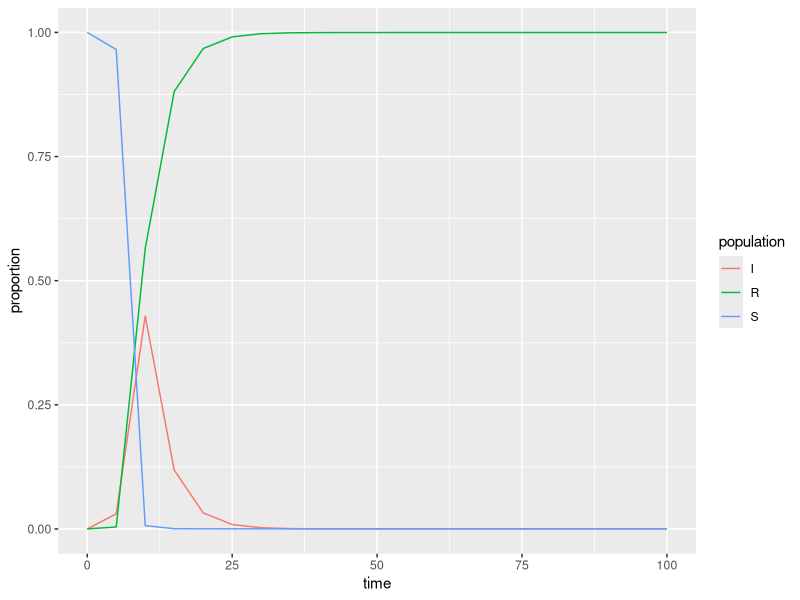

R code for this plot:
## ----setup, include=FALSE---------------------------------------------
knitr::opts_chunk$set(echo = TRUE)
library(tidyverse)
library(deSolve)


## ---------------------------------------------------------------------
### Specify parameters

## Proportion in each compartment: Susceptible 0.999999, Infected 0.000001, Recovered 0 (these are directly from the example linked above)
init <- c(S = 1-1e-6, I = 1e-6, R = 0.0)

## beta: infection parameter; gamma: recovery parameter
parameters <- c(beta = 2.316, gamma = 0.261)

## Time frame
times      <- seq(0, 100, by = 5)


## ---------------------------------------------------------------------
## Build the function with all 
sir <- function(time, init, parameters) {

  with(as.list(c(init, parameters)), {

    dS <- -beta * S * I
    dI <-  beta * S * I - gamma * I
    dR <-  gamma * I
    
    return(list(c(dS, dI, dR)))
  })
}


## ---------------------------------------------------------------------
## Solve using `deSolve::ode()`
approximation <- ode(y = init, times = times, func = sir, parms = parameters)


## ---------------------------------------------------------------------
## Get output into a data frame
approx_df <- as.data.frame(approximation)

## Pivot longer so R will do the work for us: 
approx_long <- approx_df %>% 
  pivot_longer(cols = S:R, names_to = "population", values_to = "proportion")



## ---------------------------------------------------------------------
ggplot(data = approx_long, aes(x = time, y = proportion)) +
  geom_line(aes(color = population))
